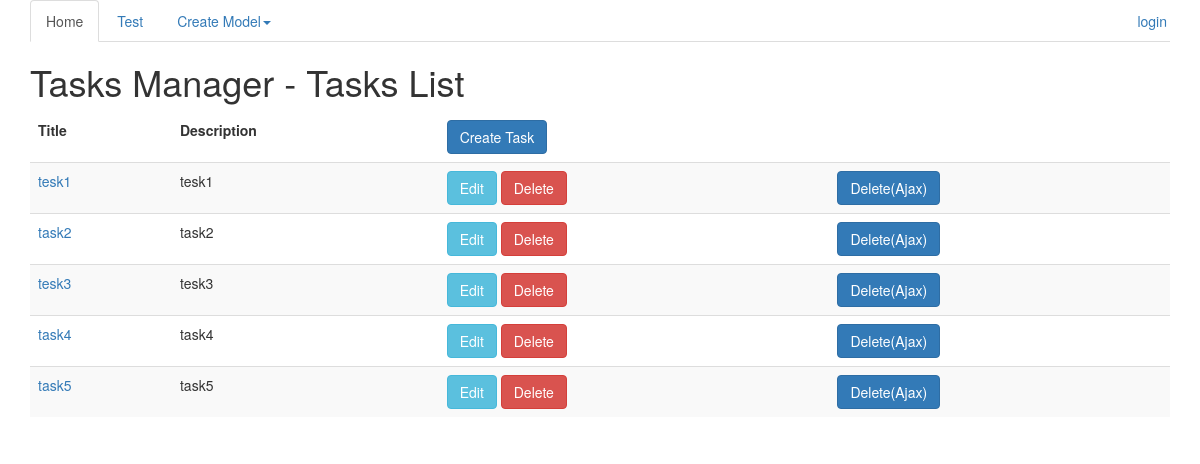
The page /task_list on the database as committed earlier.
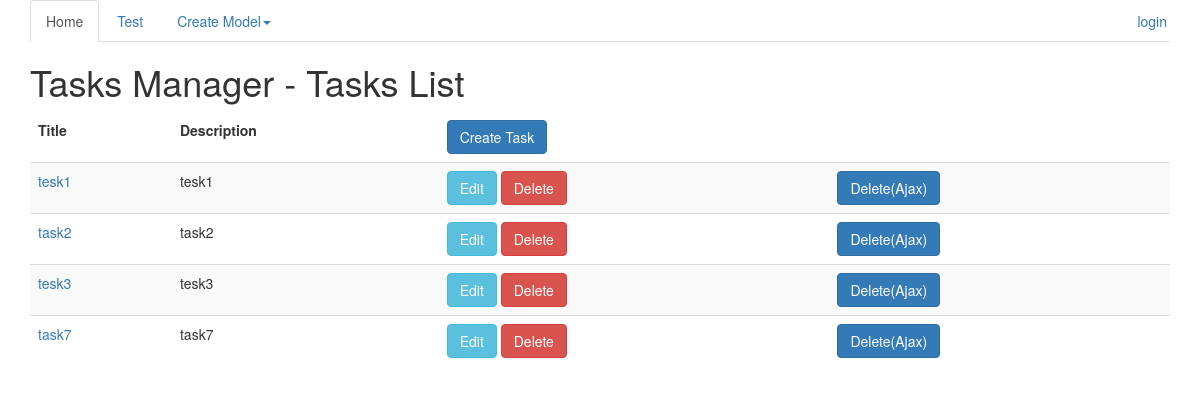
The same page on the database as committed later.
### TasksManager/models.py (models this page shows, shortened)
class Task(models.Model):
    title = models.CharField(max_length=50, verbose_name="Title")
    description = models.CharField(max_length=1000, verbose_name="Description")
    time_elapsed = models.IntegerField(verbose_name="Elapsed time(days)", null=True, default=None, blank=True)
    importance = models.IntegerField(verbose_name="Importance")
    project = models.ForeignKey(Project, verbose_name="Project", null=True, default=None, blank=True, related_name='tasks')
    developer = models.ForeignKey(Developer, verbose_name="User", related_name='developers')
    class Meta:
        verbose_name = "task"
        verbose_name_plural = "tasks"

### TasksManager/views.py (the view)
# urls.py: url(r'^task_list$', 'TasksManager.views.Task_list', name='task_list'),
def Task_list(request):
    tasks_list = Task.objects.all()
    last_task = 0
    if 'last_task' in request.session:
        last_task = Task.objects.get(id=request.session['last_task'])
        tasks_list = tasks_list.exclude(id=request.session['last_task'])
    return render(request, 'tasks_list.html', {'tasks_list': tasks_list, 'last_task': last_task})

### templates/tasks_list.html (shortened to what this page needs)
{% extends "base.html" %}
{% load static %}
{% block h1 %}
    Tasks List
{% endblock %}
{% block  article_content%}
    <table class="table table-striped">
            <thead>
                <tr>
                    <td><strong>Title</strong></td>
                    <td><strong>Description</strong></td>
                    <td><a href="{% url 'create_task' %}"><button class="btn btn-primary">Create Task</button></a></td>
                </tr>
            </thead>
            <tbody>
            {% for task in tasks_list %}
                <tr id="task_{{ task.id }}">
                    <td><a href="{% url 'task_detail' task.id %}">{{ task.title }}</a></td>
                    <td>{{ task.description }}</td>
                    <td><a href="{% url 'update_task' task.id %}"><button class="btn btn-info">Edit</button></a>
                        <a href="{% url 'task_delete' task.id %}"><button class="btn btn-danger">Delete</button></a></td>
                    <td><button class="btn btn-primary" onclick="javascript: task_delete({{ task.id }}, '{% url "task_delete_ajax" %}');">Delete(Ajax)</button></td>
                </tr>
            {% endfor %}
            </tbody>
        </table>
{% endblock %}

Rows that differ between the two databases and show on the page:
removed Task: title "task4", description "task4"
removed Task: title "task5", description "task5"
added Task: title "task7", description "task7"
